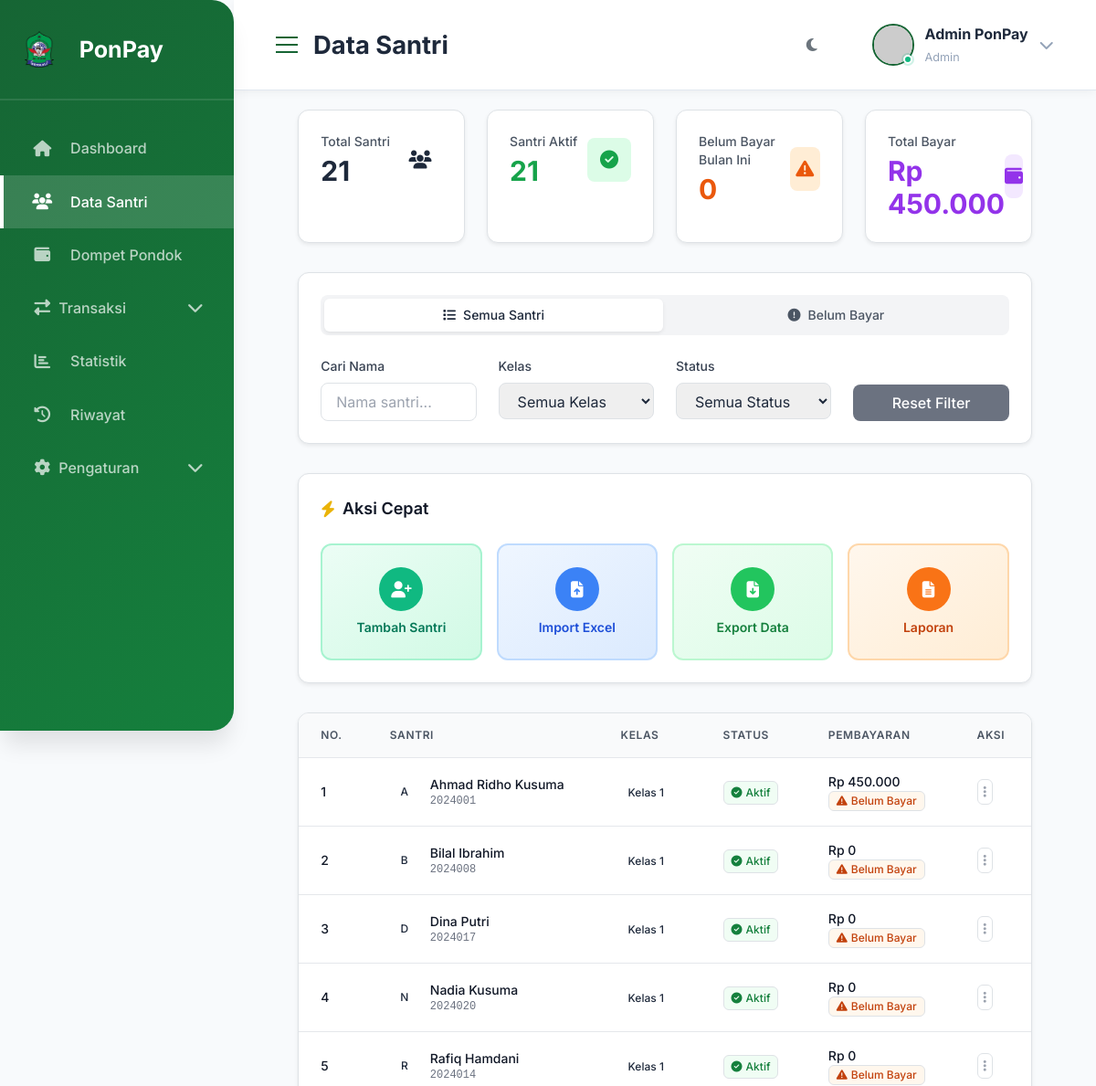
The app's page /students/ (upper part), older data.
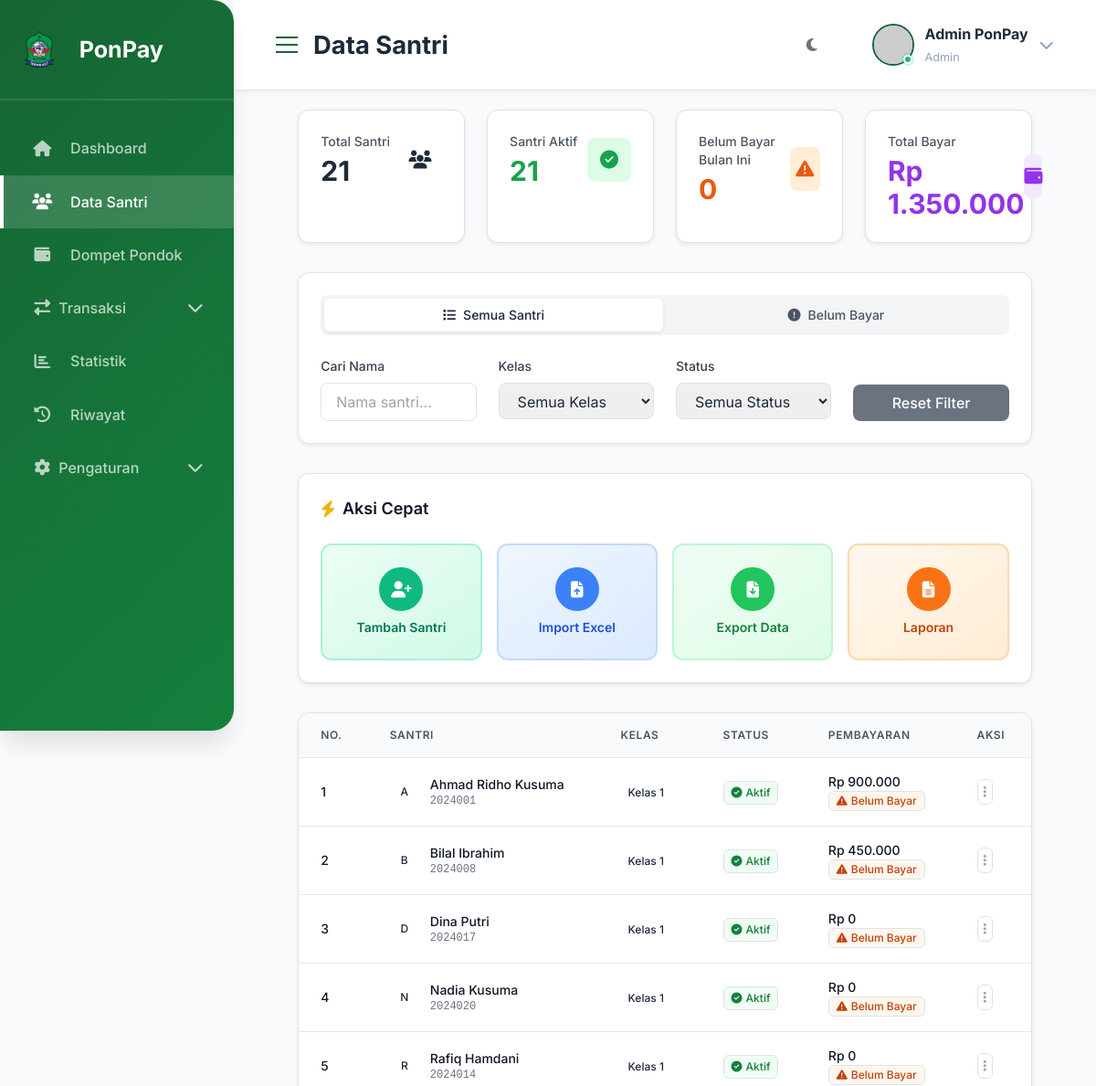
The same page, newer data.
### tables this page shows
CREATE TABLE students (
        id INTEGER PRIMARY KEY AUTOINCREMENT,
        name TEXT NOT NULL,
        nisn TEXT UNIQUE,
        kelas TEXT,
        jenis_kelamin TEXT,
        phone TEXT,
        parent_name TEXT,
        parent_phone TEXT,
        alamat TEXT,
        status TEXT DEFAULT 'aktif',
        photo TEXT,
        created_at TIMESTAMP DEFAULT CURRENT_TIMESTAMP
    );

### routes.py (the view)
@students_bp.route('/')
def index():
    students_data = get_all_students()
    students = []
    for student in students_data:
        student_dict = dict(student)
        stats = get_student_payment_stats(student['id'])
        student_dict['total_payment'] = stats['total_payment']
        student_dict['month_payment'] = stats['month_payment']
        students.append(student_dict)
    return render_template('students.html', students=students)

### app.py (called while the page is built)
@app.template_filter('rupiah')
def rupiah_format(value):
    try:
        value = int(value) if isinstance(value, (int, float)) else int(value)
        return f"Rp {value:,.0f}".replace(',', '.')
    except (ValueError, TypeError):
        return "Rp 0"

### db.py (called while the page is built)
def get_db():
    if 'db' not in g:
        g.db = sqlite3.connect(current_app.config['DATABASE'])
        g.db.row_factory = sqlite3.Row  # Enable column access by name
    return g.db

def query_db(query, args=(), one=False):
    cursor = get_db().cursor()
    cursor.execute(query, args)
    rv = cursor.fetchall()
    cursor.close()
    return (rv[0] if rv else None) if one else rv

def get_all_students():
    return query_db('''
        SELECT * FROM students
        ORDER BY kelas, name ASC
    ''')

### templates/students.html (shortened to what the changed rows need)
{% extends "base.html" %} {% block title %}Data Santri - PonPay{% endblock %}  {% block extra_css %}
<script src="https://cdn.tailwindcss.com"></script>
{% endblock %} {% block content %}
<div class="container-fluid">
  <div class="max-w-7xl mx-auto px-4 sm:px-6 lg:px-8">
    <div class="grid grid-cols-1 md:grid-cols-2 lg:grid-cols-4 gap-6 mb-8">
              {% set aktif = students|selectattr('status', 'equalto',
              'aktif')|list %}{{ aktif|length }}
              {% set belum_bayar_count = 0 %}{% for s in students %}{% if
              s.month_payment == 0 %}{% set belum_bayar_count =
              belum_bayar_count + 1 %}{% endif %}{% endfor %}{{
      <div class="bg-white rounded-xl shadow-sm border border-gray-200 p-6 hover-lift fade-in"
        style="animation-delay: 0.3s">
        <div class="flex items-center justify-between">
          <div>
            <p class="text-sm font-medium text-gray-600 mb-1">Total Bayar</p>
            <p class="text-3xl font-bold text-purple-600">
              {{ (students|map(attribute='total_payment')|sum)|int|rupiah }}
            </p>
          </div>
        </div>
      </div>
    </div>
    <div class="space-y-6">
      <div id="all-pane" class="active-tab-content">
        <div class="bg-white rounded-xl shadow-sm border border-gray-200 overflow-hidden">
          <div class="overflow-x-auto">
            <table class="w-full">
              <thead class="bg-gray-50 border-b border-gray-200">
                <tr>
                  <th class="px-4 py-3 text-left text-xs font-semibold text-gray-600 uppercase tracking-wider">
                    No.
                  </th>
                  <th class="px-4 py-3 text-left text-xs font-semibold text-gray-600 uppercase tracking-wider">
                    Santri
                  </th>
                  <th class="px-4 py-3 text-left text-xs font-semibold text-gray-600 uppercase tracking-wider">
                    Kelas
                  </th>
                  <th class="px-4 py-3 text-left text-xs font-semibold text-gray-600 uppercase tracking-wider">
                    Status
                  </th>
                  <th class="px-4 py-3 text-left text-xs font-semibold text-gray-600 uppercase tracking-wider">
                    Pembayaran
                  </th>
                  <th class="px-4 py-3 text-left text-xs font-semibold text-gray-600 uppercase tracking-wider">
                    Aksi
                  </th>
                </tr>
              </thead>
              <tbody class="divide-y divide-gray-200" id="studentTableBody">
                {% if students %} {% for student in students %}
                <tr class="student-row hover:bg-gray-50 transition-colors duration-200" data-name="{{ student.name }}"
                  data-kelas="{{ student.kelas }}" data-status="{{ student.status }}"
                  data-paid="{{ student.month_payment }}">
                  <td class="px-4 py-3 whitespace-nowrap text-sm font-medium text-gray-900">
                    {{ loop.index }}
                  </td>
                  <td class="px-4 py-3">
                    <div class="flex items-center">
                      <div class="flex-shrink-0 w-8 h-8">
                        <div class="w-8 h-8 rounded-full bg-primary-100 flex items-center justify-center">
                          <span class="text-xs font-medium text-primary-700">
                            {{ student.name[0].upper() }}
                          </span>
                        </div>
                      </div>
                      <div class="ml-3">
                        <div class="text-sm font-medium text-gray-900">
                          {{ student.name }}
                        </div>
                        <div class="text-xs text-gray-500 font-mono">
                          {{ student.nisn }}
                        </div>
                      </div>
                    </div>
                  </td>
                  <td class="px-4 py-3 whitespace-nowrap">
                    <span
                      class="inline-flex items-center px-2 py-1 rounded-md text-xs font-medium bg-primary-100 text-primary-800">
                      {{ student.kelas }}
                    </span>
                  </td>
                  <td class="px-4 py-3 whitespace-nowrap">
                    {% if student.status == 'aktif' %}
                    <span
                      class="inline-flex items-center px-2 py-1 rounded-md text-xs font-medium bg-green-50 text-green-700 border border-green-200">
                      <i class="fas fa-check-circle mr-1"></i>Aktif
                    </span>
                    {% else %}
                    <span
                      class="inline-flex items-center px-2 py-1 rounded-md text-xs font-medium bg-gray-50 text-gray-500 border border-gray-200">
                      <i class="fas fa-times-circle mr-1"></i>Non-Aktif
                    </span>
                    {% endif %}
                  </td>
                  <td class="px-4 py-3">
                    <div class="text-sm">
                      <div class="font-medium text-gray-900">
                        {{ student.total_payment|rupiah }}
                      </div>
                      <div class="text-gray-500 text-xs">
                        {% if student.month_payment == 0 %}
                        <span
                          class="inline-flex items-center px-2 py-0.5 rounded text-xs font-medium bg-orange-50 text-orange-700 border border-orange-200">
                          <i class="fas fa-exclamation-triangle mr-1"></i>Belum
                          Bayar
                        </span>
                        {% else %}
                        <span class="text-green-600 font-medium">{{ student.month_payment|rupiah }}</span>
                        <span class="text-gray-400">bulan ini</span>
                        {% endif %}
                      </div>
                    </div>
                  </td>
                  <td class="px-4 py-3 whitespace-nowrap text-sm font-medium">
                    <div class="relative">
                      <button onclick="toggleDropdown('{{ student.id }}')"
                        class="inline-flex items-center p-1.5 border border-gray-300 rounded-md text-gray-400 hover:text-gray-600 hover:bg-gray-50 focus:outline-none focus:ring-2 focus:ring-offset-2 focus:ring-primary-500"
                        title="Menu Aksi">
                        <i class="fas fa-ellipsis-v"></i>
                      </button>
                    </div>
                  </td>
                </tr>
                {% endfor %} {% endif %}
              </tbody>
            </table>
          </div>
        </div>
      </div>
    </div>
  </div>
</div>
{% endblock %}

Row changes from the older to the newer data that the page shows:
changed students "Ahmad Ridho Kusuma": total_payment|rupiah "Rp 450.000" → "Rp 900.000"
computed for students "Bilal Ibrahim": total_payment|rupiah "Rp 0" → "Rp 450.000"
Text that changed along with them:
{{ (students|map(attribute='total_payment')|sum)|int|rupiah }}: "Rp 450.000" → "Rp 1.350.000"
